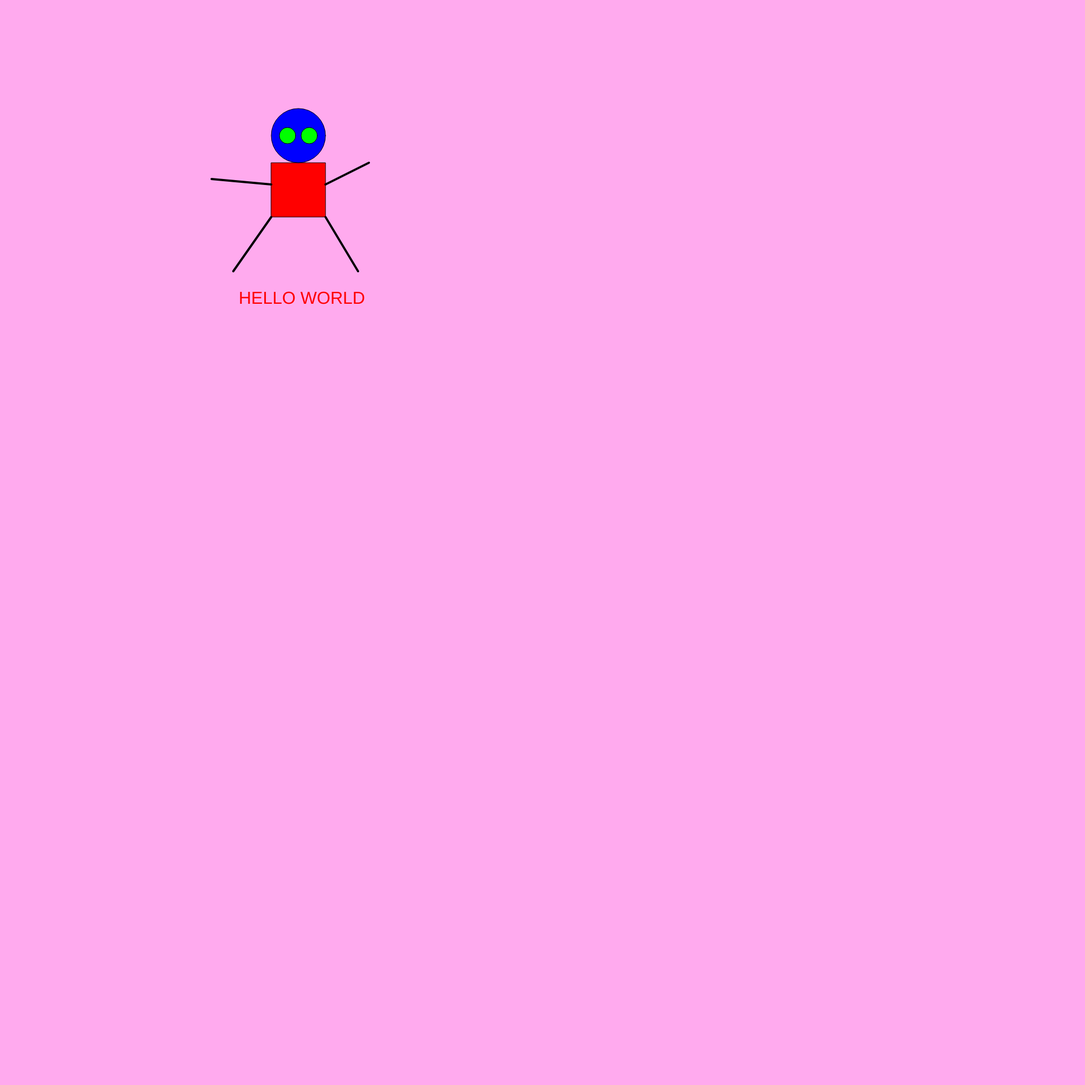
Frame 1 (no input)
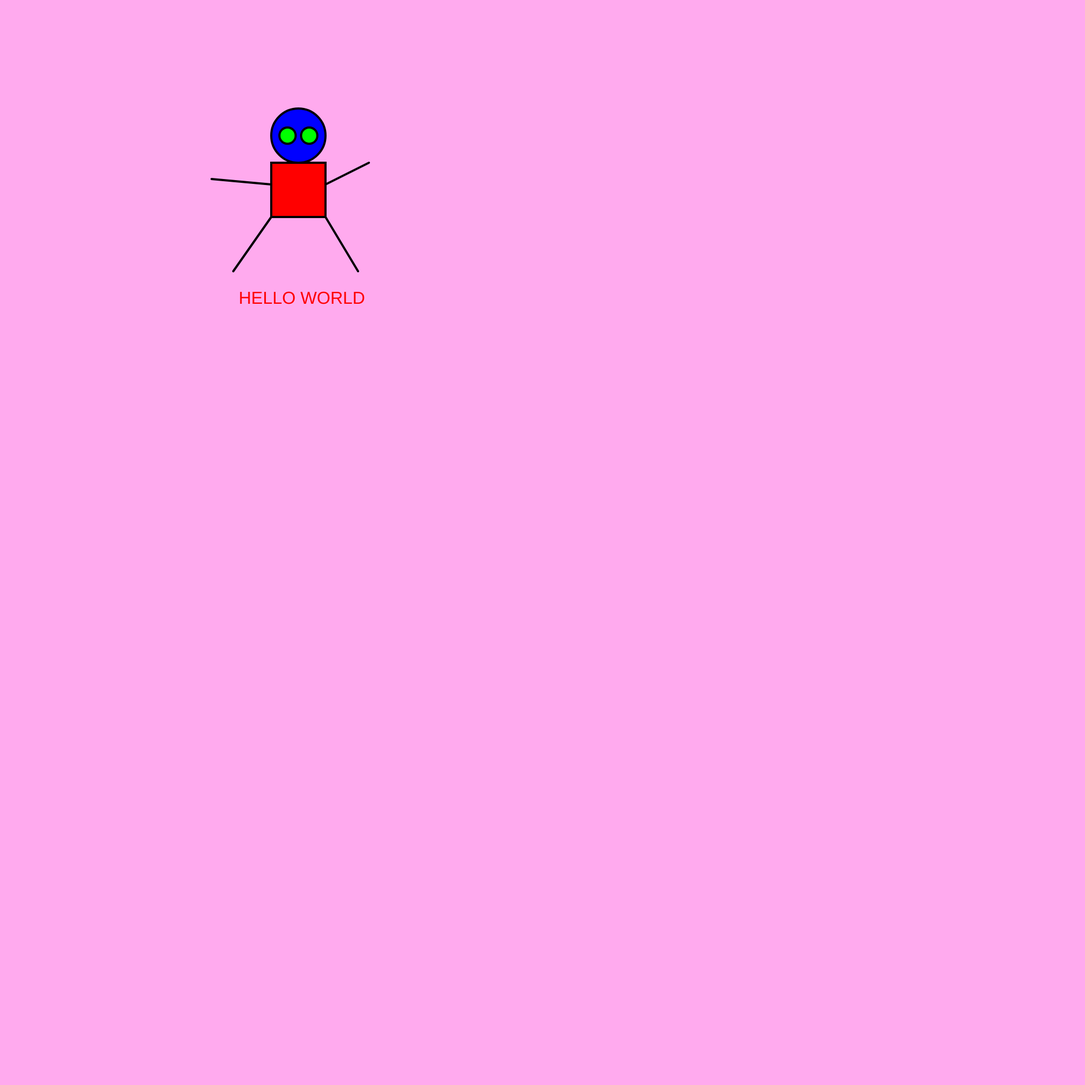
Frame 60 (no input)
Frame 120 (the mouse pressed at the canvas centre since frame 60): identical to frame 60, image omitted

The p5.js sketch that drew these frames (run headless with seeded random() and noise() and a simulated clock; from frame 60 on, the mouse is pressed at the canvas centre):

// p5.js sketch
// ── sketch.js
function setup() {
createCanvas(2000,2000);
}

function draw() {
  background('#fae');
  //body
  fill(255,0,0);
rect(500,300,100,100);

//head
fill(0,0,255);
ellipse(550,250,100,100);

//eyes
fill(0,255,0);
ellipse(530,250,30,30);
ellipse(570,250,30,30);

//arms
strokeWeight(4); // Thicker
line(390, 330, 500, 340);
line(600,340,680,300);

//legs
line(430,500,500,400);
line(660,500,600,400);

//text
fill(255,0,0);
textSize(32);
text('HELLO WORLD', 440, 560);

}
